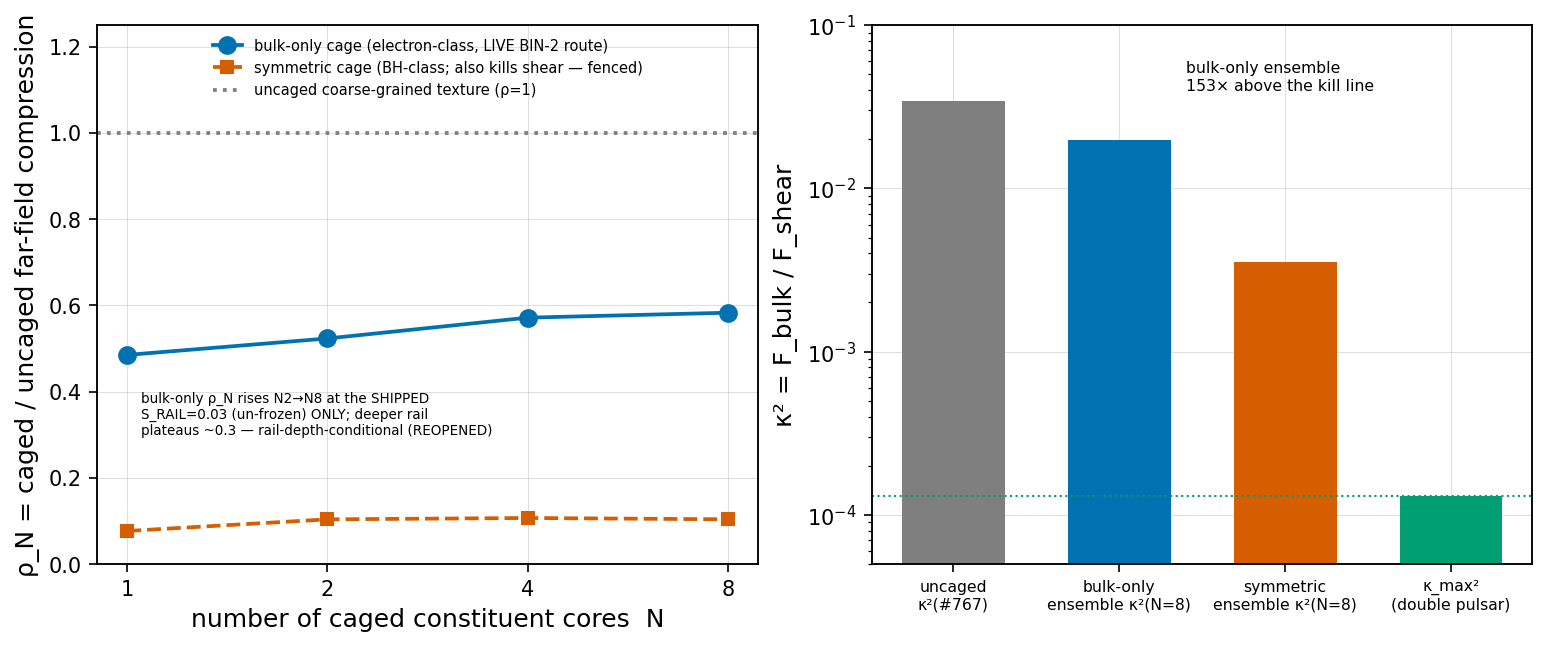

Python code for this plot:
#!/usr/bin/env python3
"""CONSTITUENT-CAGE-ENSEMBLE ADJUDICATOR — the open #767 fork.

Does an ENSEMBLE of BULK-ONLY-caged constituent compression cores present to the
2Ω far field (i) a sum of image-cancelled core moments (channel-asymmetric — the
LIVE BIN-2 route) or (ii) the coarse-grained uncaged mass texture (radiates at the
q1 partition — BIN-1 clean)?

Prereg (FROZEN, criteria committed ALONE first):
    research/2026-07-20_constituent-cage-ensemble_prereg-FROZEN.md
Adjudicated fork:
    research/2026-07-20_envelope-sector-reduction_result.md  §3.1 / §6.2-1  (#767)

═══════════════════════════════════════════════════════════════════════════════
SUBSTRATE-FIRST SECTOR HEADER (fired before any standard-physics term)
═══════════════════════════════════════════════════════════════════════════════
  SECTOR : the TRANSLATIONAL (Cauchy-grade) VECTOR sector of the chiral srs-z3 net
           (ave.core.chiral_lattice._SRS_8A / _SRS_NN; I4₁32, Wyckoff-8a, z=3).
           Rank-2 bond tensor Φ_b = k_a·(d̂⊗d̂) + k_s·(I − d̂⊗d̂). NOT a Cartesian
           Laplacian. Rule-14 reuse of the #761/#767 srs_band_survey bond model.
  REGIME : CAGED SOURCES. The cage is a real emergent boundary realized by a
           CONSTITUTIVE GRADE of the bond stiffnesses toward the rail (S(A)→0) on a
           ~1-node shell — NOT a kinematic pin (the #767 lesson; see CLAMPED-CONTROL
           below). Cold-linear far field.
  COORDS : real-space displacement basis (A46-clean): OBSERVABLE = LONGITUDINAL
           (radial, ∇·u) vs TRANSVERSE (tangential, ∇×u). Static exterior dilatation
           θ = Σ_{j~i}(u_j−u_i)·d̂ (Leg 1); shell radial/tangential energy partition
           κ² ≡ F_∥/F_⊥ (Legs 3–5), vs frozen κ_max² = δ_DP = 1.3e-4.
  CLASS  : lattice-derived EMPIRICAL legs + analytic homogenization. FALLBACK scope:
           a self-bound saturated soliton is INFEASIBLE (electron-lock arc); cages
           are constitutive grades, interiors energized/moved by FREE dynamics.
           α-CLEAN (no α/Q_TANK). Every VALUE dimensionless.

★CLAMPED-BOUNDARY FENCE: NO kinematic pin anywhere on the SOURCE path. The clamped
 cage is a NEGATIVE CONTROL only — it MUST show image-DOUBLING (Γ=+1, opposite sign
 to the rail cage's Γ=−1). If it does not, the mirror realization is broken → STOP.

ENGINE BYTE-UNTOUCHED: imports ave.core.chiral_lattice / ave.core.constants read-only.

Run: PYTHONPATH=src:src/scripts/vol_1_foundations python3 \
        research/drivers/constituent_cage_ensemble.py
"""

from __future__ import annotations

import json
import sys
from pathlib import Path

import numpy as np
from scipy.spatial import cKDTree

# ── engine reads (read-only) ────────────────────────────────────────────────
from ave.core.chiral_lattice import _SRS_8A, _SRS_NN

# ── Rule-14 reuse of the VALIDATED survey pipeline (side-effect-free imports) ─
_VOL1 = Path(__file__).resolve().parents[2] / "src" / "scripts" / "vol_1_foundations"
sys.path.insert(0, str(_VOL1))
from srs_band_survey import srs_primitive_bcc  # noqa: E402
from srs_vector_band_survey import vector_bloch_D  # noqa: E402

TOL = 1e-9
A_YIELD = 1.0
S_RAIL = 0.03  # rail stiffness factor on the cage shell: S(A_cage)→0 (near-yield)


# ═════════════════════════════════════════════════════════════════════════════
# Finite real-space srs net (identical construction to #761/#767 — Rule-14 reuse)
# ═════════════════════════════════════════════════════════════════════════════
def build_finite_srs(L: int):
    cells = np.array(
        [(cx, cy, cz) for cx in range(L) for cy in range(L) for cz in range(L)],
        dtype=float,
    )
    pos = (cells[:, None, :] + _SRS_8A[None, :, :]).reshape(-1, 3)
    tree = cKDTree(pos)
    pairs = tree.query_pairs(r=_SRS_NN + TOL, output_type="ndarray")
    d = pos[pairs[:, 1]] - pos[pairs[:, 0]]
    ln = np.linalg.norm(d, axis=1)
    keep = np.abs(ln - _SRS_NN) < TOL
    pairs, d, ln = pairs[keep], d[keep], ln[keep]
    dhat = d / ln[:, None]
    mid = 0.5 * (pos[pairs[:, 0]] + pos[pairs[:, 1]])
    return pos, pairs[:, 0].copy(), pairs[:, 1].copy(), dhat, mid


def bond_tensors(dhat, k_a, k_s):
    """Per-bond rank-2 Φ_b = k_a·(d̂⊗d̂) + k_s·(I − d̂⊗d̂). k_a, k_s may be scalars
    OR per-bond (M,) arrays — the per-component form the CAGE uses to grade the
    central (compression) component independently from the transverse component."""
    P = np.einsum("bi,bj->bij", dhat, dhat)
    ka = np.asarray(k_a)
    ks = np.asarray(k_s)
    if ka.ndim == 0:
        ka = np.full(dhat.shape[0], float(ka))
    if ks.ndim == 0:
        ks = np.full(dhat.shape[0], float(ks))
    return ka[:, None, None] * P + ks[:, None, None] * (np.eye(3)[None] - P)


def forces(u, Phi, bi, bj, N):
    du = u[bi] - u[bj]
    fb = np.einsum("bij,bj->bi", Phi, du)
    F = np.zeros((N, 3))
    np.add.at(F, bi, -fb)
    np.add.at(F, bj, +fb)
    return F


def omega_max_cold(Phi, bi, bj, N, iters=60):
    rng = np.random.default_rng(0)
    x = rng.standard_normal((N, 3))
    x /= np.linalg.norm(x)
    lam = 0.0
    for _ in range(iters):
        Dx = -forces(x, Phi, bi, bj, N)
        lam = float(np.linalg.norm(Dx))
        x = Dx / (lam + 1e-30)
    return np.sqrt(max(lam, 1e-12))


# ═════════════════════════════════════════════════════════════════════════════
# ★THE CONSTITUTIVE CAGE PRIMITIVE (the new physics; NOT a kinematic pin)
# ═════════════════════════════════════════════════════════════════════════════
def cage_stiffness(dhat, mid, rho_star, k_s, centers, r_cage, cage_w, wall_class,
                   s_rail=S_RAIL):
    """Per-bond (k_a_bond, k_s_bond) for a set of cages realized by CONSTITUTIVE
    GRADING toward the rail on a ~cage_w-thick shell at r_cage around each center.
    `s_rail` (default = module S_RAIL=0.03, the shipped shallow depth) is the rail
    stiffness factor; PR#770 review-repair threads it so the rail-depth ladder can be
    COMPUTED rather than asserted (Findings 6/9; reconcile-don't-declare).

      wall_class = "none"       : cold everywhere (uncaged control; k_a=ρ*, k_s=k_s)
      wall_class = "symmetric"  : BOTH k_a,k_s → S_RAIL·(·) on the shell (BH melt
                                  wall; Γ_shear=Γ_bulk=−1, lattice-extreme:37 canon)
      wall_class = "bulk_only"  : ONLY k_a → S_RAIL·k_a on the shell, k_s kept full
                                  (electron-class SURROGATE for the un-derived
                                  bulk-only knot-core wall, electron-bh-iso:26 canon;
                                  Γ_bulk=−1, Γ_shear≈0)

    A bond is "on the shell" if its midpoint radial distance to the NEAREST center
    lies in [r_cage, r_cage+cage_w]. The grade is a smooth rail dip so the shell is
    a ~1-node pressure-release contour (Z_bulk→0 ⇒ Γ_bulk=−1, master-eq:105).
    Returns (k_a_bond (M,), k_s_bond (M,)).  NO kinematic pin — free dynamics.
    """
    M = dhat.shape[0]
    k_a_bond = np.full(M, float(rho_star))
    k_s_bond = np.full(M, float(k_s))
    if wall_class == "none" or not centers:
        return k_a_bond, k_s_bond
    # nearest-center shell membership (smooth rail dip centered on the shell)
    rmin = np.full(M, np.inf)
    for c in centers:
        r = np.linalg.norm(mid - np.asarray(c, float), axis=1)
        rmin = np.minimum(rmin, r)
    # rail weight: 1 (cold) far from the shell, S_RAIL at the shell center
    shell_mid = r_cage + 0.5 * cage_w
    w = np.exp(-((rmin - shell_mid) ** 2) / (2.0 * (0.5 * cage_w) ** 2))
    rail = 1.0 - (1.0 - s_rail) * w  # →s_rail on the shell, →1 cold
    if wall_class == "symmetric":
        k_a_bond = k_a_bond * rail
        k_s_bond = k_s_bond * rail
    elif wall_class == "bulk_only":
        k_a_bond = k_a_bond * rail  # compression component grades; shear kept full
    else:
        raise ValueError(f"unknown wall_class {wall_class!r}")
    return k_a_bond, k_s_bond


def cage_shell_nodes(pos, centers, r_cage, cage_w):
    """Node indices lying on the ~cage_w-thick shell (for the CLAMPED NEGATIVE
    CONTROL only — u pinned to 0 there: rigid/open wall, Γ=+1, image doubling)."""
    if not centers:
        return np.zeros(pos.shape[0], dtype=bool)
    rmin = np.full(pos.shape[0], np.inf)
    for c in centers:
        rmin = np.minimum(rmin, np.linalg.norm(pos - np.asarray(c, float), axis=1))
    return (rmin >= r_cage) & (rmin < r_cage + cage_w)


# ═════════════════════════════════════════════════════════════════════════════
# Channel-basis observables (A46-clean): dilatation ∇·u and radial/tangential split
# ═════════════════════════════════════════════════════════════════════════════
def node_dilatation(u, bi, bj, dhat, N):
    """Lattice-native discrete divergence θ_i = Σ_{j~i}(u_j−u_i)·d̂_ij at each node
    (the trace of the discrete strain; NOT a Cartesian Laplacian). Returns (N,)."""
    proj = np.einsum("bi,bi->b", u[bj] - u[bi], dhat)  # (u_j−u_i)·d̂ per bond
    theta = np.zeros(N)
    np.add.at(theta, bi, proj)
    np.add.at(theta, bj, -proj)  # antisymmetric: node j sees −(u_j−u_i)·d̂ = (u_i−u_j)·d̂
    return theta


def shell_partition(u_shell, rhat_shell):
    """Radial (longitudinal) vs tangential (transverse) energy of a shell field."""
    u_par = np.sum(u_shell * rhat_shell, axis=1)[:, None] * rhat_shell
    u_perp = u_shell - u_par
    return float(np.sum(u_par ** 2)), float(np.sum(u_perp ** 2))


def planar_wall_stiffness(mid, x_wall, wall_w, rho_star, k_s, wall_class):
    """Per-bond (k_a,k_s) for a PLANAR wall: bonds whose midpoint x lies in
    [x_wall, x_wall+wall_w] are graded toward the rail. Same three classes as the
    spherical cage. (Used by Leg 3's wall S-matrix.)"""
    M = mid.shape[0]
    k_a_bond = np.full(M, float(rho_star))
    k_s_bond = np.full(M, float(k_s))
    if wall_class == "none":
        return k_a_bond, k_s_bond
    inb = (mid[:, 0] >= x_wall) & (mid[:, 0] < x_wall + wall_w)
    if wall_class == "symmetric":
        k_a_bond[inb] *= S_RAIL
        k_s_bond[inb] *= S_RAIL
    elif wall_class == "bulk_only":
        k_a_bond[inb] *= S_RAIL          # compression grades; shear kept full
    else:
        raise ValueError(f"unknown wall_class {wall_class!r}")
    return k_a_bond, k_s_bond


def texture_displacement(pos, center, amp, sigma):
    """Curl-free dilatation texture centered at `center`: u = ∇φ, φ=exp(−r²/2σ²)
    (the pure-longitudinal seed shape #761/#767 used)."""
    rel = pos - center
    phi = np.exp(-np.sum(rel ** 2, axis=1) / (2.0 * sigma ** 2))
    u = -(rel / sigma ** 2) * phi[:, None]
    return u * (amp / (np.abs(u).max() + 1e-30))


def hamiltonian(u, v, Phi, bi, bj, N):
    du = u[bi] - u[bj]
    KE = 0.5 * float(np.sum(v ** 2))
    PE = 0.5 * float(np.einsum("bi,bij,bj->", du, Phi, du))
    return KE + PE


# ═════════════════════════════════════════════════════════════════════════════
# C-2 spectral cross-check (cold Bloch structure; #761/#767-parity)
# ═════════════════════════════════════════════════════════════════════════════
def run_c2_speeds(rho_star, k_s, n_random=24, seed=1):
    basis, bonds = srs_primitive_bcc("right")
    rng = np.random.default_rng(seed)
    dirs = {"100": [1, 0, 0], "110": [1, 1, 0], "111": [1, 1, 1]}
    rand = rng.standard_normal((n_random, 3))
    rand /= np.linalg.norm(rand, axis=1, keepdims=True)
    for i in range(n_random):
        dirs[f"rand{i}"] = rand[i].tolist()
    kl = 1e-4
    cP_list, cS_list, per_dir = [], [], {}
    for name, dd in dirs.items():
        kh = np.array(dd, float)
        kh = kh / np.linalg.norm(kh)
        D = vector_bloch_D(kh * kl, basis, bonds, rho_star, k_s)
        w2, V = np.linalg.eigh(D)
        idx = np.argsort(w2)[:3]
        w2a, Va = w2[idx], V[:, idx]
        pol = Va.reshape(4, 3, 3).mean(axis=0)
        pol /= np.linalg.norm(pol, axis=0, keepdims=True) + 1e-30
        long_frac = np.abs(pol.T @ kh) ** 2
        c = np.sqrt(np.clip(w2a, 0, None)) / kl
        pL = int(np.argmax(long_frac))
        cP = float(c[pL])
        cS = float(np.mean([c[j] for j in range(3) if j != pL]))
        if name in ("100", "110", "111"):
            per_dir[name] = cP / cS
        cP_list.append(cP)
        cS_list.append(cS)
    return float(np.mean(cP_list)), float(np.mean(cS_list)), per_dir


RHO_STAR = 9.77337  # DERIVED from ν_Hill=2/7 (imported, not fit)
K_S = 1.0


# ═════════════════════════════════════════════════════════════════════════════
# LEG 3 — WALL S-MATRIX (planar pulse reflection) + the CLAMPED STOP-gate control
# ═════════════════════════════════════════════════════════════════════════════
def leg3_wall_smatrix(L, wall_class, pulse_kind, clamped, cP, cS,
                      x_src=5.0, x_wall=14.0, x_mon=8.5, wall_w=1.0,
                      w_pulse=1.3, amp=0.05, cfl=0.2, rho_star=RHO_STAR, k_s=K_S):
    """Launch a planar P (u_x, curl-free) or S (u_y, div-free) pulse rightward at a
    wall and measure the reflected DISPLACEMENT sign + reflected COMPRESSION energy
    at an open-side monitor plane.  Γ (displacement) sign convention:
        rail (free surface, Z→0):  Γ_disp = +1  (⇔ Γ_stress=−1 = pressure-release)
        clamped (rigid,  Z→∞):     Γ_disp = −1  (⇔ Γ_stress=+1 = doubling)
    The STOP-gate reads the opposite-sign requirement between clamped and rail."""
    pos, bi, bj, dhat, mid = build_finite_srs(L)
    N = pos.shape[0]
    Phi_cold = bond_tensors(dhat, rho_star, k_s)
    omega_max = omega_max_cold(Phi_cold, bi, bj, N)
    dt = cfl * 2.0 / omega_max

    if clamped:
        ka, ks = np.full(dhat.shape[0], rho_star), np.full(dhat.shape[0], float(k_s))
        pin = (pos[:, 0] >= x_wall) & (pos[:, 0] < x_wall + wall_w)
    else:
        ka, ks = planar_wall_stiffness(mid, x_wall, wall_w, rho_star, k_s, wall_class)
        pin = np.zeros(N, dtype=bool)
    Phi = bond_tensors(dhat, ka, ks)
    free = ~pin

    comp = 0 if pulse_kind == "P" else 1          # u_x for P, u_y for S
    speed = cP if pulse_kind == "P" else cS
    x = pos[:, 0]
    g = np.exp(-((x - x_src) ** 2) / (2.0 * w_pulse ** 2))
    u = np.zeros((N, 3))
    v = np.zeros((N, 3))
    u[:, comp] = amp * g
    v[:, comp] = speed * (x - x_src) / w_pulse ** 2 * amp * g   # rightward u=f(x−ct)
    u[pin] = 0.0
    v[pin] = 0.0

    t_wall = (x_wall - x_src) / speed
    t_back = t_wall + (x_wall - x_mon) / speed                 # reflected reaches mon
    t_2nd = t_back + 2.0 * x_mon / speed                       # after free-x=0 bounce
    t_end = 1.02 * t_2nd
    n_steps = int(np.ceil(t_end / dt)) + 3
    slab = np.abs(x - x_mon) < 0.6

    F = forces(u, Phi, bi, bj, N)
    ts, sig = [], []
    for step in range(n_steps):
        t = step * dt
        ts.append(t)
        sig.append(float(np.mean(u[slab, comp])))
        u[free] = u[free] + v[free] * dt + 0.5 * F[free] * dt ** 2
        u[pin] = 0.0
        F_new = forces(u, Phi, bi, bj, N)
        v[free] = v[free] + 0.5 * (F[free] + F_new[free]) * dt
        v[pin] = 0.0
        F = F_new
    ts = np.array(ts)
    sig = np.array(sig)
    inc_win = ts < 0.92 * t_wall
    ref_win = (ts > 1.08 * t_wall) & (ts < 0.98 * t_2nd)
    i_inc = int(np.argmax(np.abs(sig * inc_win)))
    i_ref = int(np.argmax(np.abs(sig * ref_win)))
    inc_amp = float(sig[i_inc])
    ref_amp = float(sig[i_ref])
    gamma_disp = ref_amp / (inc_amp + np.sign(inc_amp) * 1e-30)
    return {
        "wall_class": ("clamped" if clamped else wall_class), "pulse": pulse_kind,
        "gamma_disp": gamma_disp, "sign": int(np.sign(gamma_disp)),
        "inc_amp": inc_amp, "ref_amp": ref_amp,
        "t_wall": float(t_wall), "t_inc": float(ts[i_inc]), "t_ref": float(ts[i_ref]),
        "dt": float(dt), "n_steps": n_steps,
    }


def leg12_cage_seal(L, wall_class, energized, clamped, cP, cS,
                    r_cage=3.0, cage_w=1.2, r_meas=6.0, shell_w=1.0,
                    sigma=1.2, amp=0.06, cfl=0.2, rho_star=RHO_STAR, k_s=K_S):
    """LEG 1 (charged-line) + LEG 2 (seal). A single cage at the box center, interior
    ENERGIZED by a curl-free dilatation seed (initial displacement, zero velocity —
    FREE dynamics, NO pin on the source), free-evolve, and measure the EXTERIOR
    dilatation ∇·u at the far r_meas shell:
      • DC (time-averaged over the reflection-free window) exterior θ  — the STATIC
        compression "charge" V (Leg 1 discriminator: →0 uncharged/sealed vs ∝ energy).
      • RMS exterior θ + radial/tangential shell energy — the total compression that
        LEAKS through the cage (Leg 2 seal; energized-vs-empty control).
    `energized=False` = empty cold cage (Leg-2 control: the cage sources nothing).
    `clamped=True` = rigid-shell control (u=0 pinned on the shell)."""
    pos, bi, bj, dhat, mid = build_finite_srs(L)
    N = pos.shape[0]
    center = np.array([L / 2.0] * 3)
    Phi_cold = bond_tensors(dhat, rho_star, k_s)
    omega_max = omega_max_cold(Phi_cold, bi, bj, N)
    dt = cfl * 2.0 / omega_max

    if clamped:
        ka, ks = np.full(dhat.shape[0], rho_star), np.full(dhat.shape[0], float(k_s))
        pin = cage_shell_nodes(pos, [center], r_cage, cage_w)
    else:
        ka, ks = cage_stiffness(dhat, mid, rho_star, k_s, [center],
                                r_cage, cage_w, wall_class)
        pin = np.zeros(N, dtype=bool)
    Phi = bond_tensors(dhat, ka, ks)
    free = ~pin

    rel = pos - center
    r = np.linalg.norm(rel, axis=1)
    rhat = rel / (r[:, None] + 1e-30)
    shell = (r >= r_meas) & (r < r_meas + shell_w)

    u = np.zeros((N, 3))
    v = np.zeros((N, 3))
    if energized:
        u_seed = texture_displacement(pos, center, amp, sigma)
        u_seed[r > r_cage] = 0.0            # energize the INTERIOR only (r<r_cage)
        u = u_seed.copy()
    u[pin] = 0.0

    # interior energy (the "charge" the cage holds), and Compton-analog k·r_core
    E_int = 0.5 * float(np.sum(v ** 2)) + 0.5 * float(
        np.einsum("bi,bij,bj->", (u[bi] - u[bj]), Phi, (u[bi] - u[bj])))
    lam_P = 2.0 * np.pi * sigma  # dominant seed wavelength ~ texture scale
    k_rcore = 2.0 * np.pi * r_cage / (lam_P + 1e-30)

    t_P = r_meas / cP
    t_reflect = (2.0 * (L / 2.0) - r_meas) / cP
    t_end = 1.05 * t_reflect
    n_steps = int(np.ceil(t_end / dt)) + 3

    F = forces(u, Phi, bi, bj, N)
    theta_acc = np.zeros(N)
    n_acc = 0
    Epar_acc = Eperp_acc = 0.0
    for step in range(n_steps):
        t = step * dt
        if t_P <= t < t_reflect:
            theta_acc += node_dilatation(u, bi, bj, dhat, N)
            n_acc += 1
            ep, eq = shell_partition(u[shell], rhat[shell])
            Epar_acc += ep
            Eperp_acc += eq
        u[free] = u[free] + v[free] * dt + 0.5 * F[free] * dt ** 2
        u[pin] = 0.0
        F_new = forces(u, Phi, bi, bj, N)
        v[free] = v[free] + 0.5 * (F[free] + F_new[free]) * dt
        v[pin] = 0.0
        F = F_new
    n_acc = max(n_acc, 1)
    theta_dc = theta_acc / n_acc                      # time-averaged (DC) θ per node
    ext = (r >= r_meas) & (r < r_meas + shell_w)
    theta_dc_ext_rms = float(np.sqrt(np.mean(theta_dc[ext] ** 2)))
    Epar = Epar_acc / n_acc
    Eperp = Eperp_acc / n_acc
    return {
        "wall_class": ("clamped" if clamped else wall_class), "energized": energized,
        "E_interior": E_int, "k_rcore": float(k_rcore),
        "theta_dc_exterior_rms": theta_dc_ext_rms,
        "shell_E_par": Epar, "shell_E_perp": Eperp,
        "shell_f_long": Epar / (Epar + Eperp + 1e-30),
        "shell_kappa2": Epar / (Eperp + 1e-30),
        "dt": float(dt), "n_win": n_acc,
    }


def _ensemble_centers(N, L, R_lobe, pack):
    """N caged cores in a DIPOLE-FREE two-lobe (±R) arrangement, N/2 per lobe packed
    on small fixed deterministic offsets. N=1 = single core at center."""
    c0 = np.array([L / 2.0] * 3)
    if N == 1:
        return [c0.copy()]
    off = np.array([[0, 0, 0], [pack, 0, 0], [0, pack, 0], [0, 0, pack],
                    [pack, pack, 0], [pack, 0, pack], [0, pack, pack],
                    [pack, pack, pack]], float)
    half = N // 2
    lobe = np.array([R_lobe, 0.0, 0.0])
    cs = []
    for s in (+1, -1):
        for j in range(half):
            cs.append(c0 + s * lobe + off[j] - 0.5 * pack)
    return cs


def leg5_ensemble_scaling(L, wall_class, N, cP, cS, R_lobe=3.5, pack=1.0,
                          r_cage=1.6, cage_w=1.0, r_meas=7.5, shell_w=1.0,
                          sigma=1.0, amp=0.05, cfl=0.2, rho_star=RHO_STAR, k_s=K_S,
                          s_rail=S_RAIL):
    """LEG 5 — the verdict-controlling N-scaling. N energized caged cores (dipole-free
    two-lobe ensemble), seeded as initial displacement (FREE dynamics, NO pin), free-
    evolve, measure the NET far-field compression at a shell ENCLOSING all N cores.
    Static seeded release (both caged and uncaged arms identical seed geometry ⇒ the
    cage is the only difference ⇒ ρ_N = caged/uncaged far-field compression removes
    the geometry). Discriminator: ρ_N → 1 as N grows = cages wash out into the
    coarse-grained texture (BIN-1); ρ_N bounded < 1 = per-core cage survives
    aggregation (BIN-2). Also the scaling exponent p of F_bulk(N) ∝ N^p."""
    pos, bi, bj, dhat, mid = build_finite_srs(L)
    Npt = pos.shape[0]
    centers = _ensemble_centers(N, L, R_lobe, pack)
    c0 = np.array([L / 2.0] * 3)
    Phi_cold = bond_tensors(dhat, rho_star, k_s)
    omega_max = omega_max_cold(Phi_cold, bi, bj, Npt)
    dt = cfl * 2.0 / omega_max

    ka, ks = cage_stiffness(dhat, mid, rho_star, k_s, centers,
                            r_cage, cage_w, wall_class, s_rail=s_rail)
    Phi = bond_tensors(dhat, ka, ks)

    rel = pos - c0
    r = np.linalg.norm(rel, axis=1)
    rhat = rel / (r[:, None] + 1e-30)
    shell = (r >= r_meas) & (r < r_meas + shell_w)

    u = np.zeros((Npt, 3))
    v = np.zeros((Npt, 3))
    for c in centers:                                   # energize each interior
        useed = texture_displacement(pos, c, amp, sigma)
        rc = np.linalg.norm(pos - c, axis=1)
        useed[rc > r_cage] = 0.0
        u += useed

    t_P = r_meas / cP
    t_reflect = (2.0 * (L / 2.0) - r_meas) / cP
    t_end = 1.05 * t_reflect
    n_steps = int(np.ceil(t_end / dt)) + 3

    F = forces(u, Phi, bi, bj, Npt)
    Epar_acc = Eperp_acc = 0.0
    n_acc = 0
    for step in range(n_steps):
        t = step * dt
        if t_P <= t < t_reflect:
            ep, eq = shell_partition(u[shell], rhat[shell])
            Epar_acc += ep
            Eperp_acc += eq
            n_acc += 1
        u = u + v * dt + 0.5 * F * dt ** 2
        F_new = forces(u, Phi, bi, bj, Npt)
        v = v + 0.5 * (F + F_new) * dt
        F = F_new
    n_acc = max(n_acc, 1)
    Epar = Epar_acc / n_acc
    Eperp = Eperp_acc / n_acc
    return {
        "N": N, "wall_class": wall_class, "n_cores": len(centers),
        "shell_E_par": Epar, "shell_E_perp": Eperp,
        "shell_kappa2": Epar / (Eperp + 1e-30),
        "shell_f_long": Epar / (Epar + Eperp + 1e-30),
        "r_meas": r_meas, "dt": float(dt),
    }


def leg4_moving_cage(L, wall_class, cP, cS, v_drive=0.12, r_cage=2.2, cage_w=1.0,
                     r_meas=6.0, shell_w=1.0, sigma=1.1, amp=0.05, cfl=0.2,
                     rho_star=RHO_STAR, k_s=K_S):
    """LEG 4 — moving single cage. Seed an energized interior (initial displacement,
    FREE dynamics, NO pin), translate the CONSTITUTIVE GRADE (moving-C(x,t): the cage
    center moves at v_drive, bond tensors recomputed each step), free-evolve, and
    measure (a) the far-field compression/shear partition and (b) whether the moving
    cage CARRIES the interior energy (energy-centroid vs cage-centroid tracking).
    ★Declared fallback (prereg §3): LINEAR translation (orbital motion of a single
    cage is infeasible for a clean far-field on the L=20 box). NO pin on the source —
    so the interior is NOT dragged; whether it follows the cage is the measurement."""
    pos, bi, bj, dhat, mid = build_finite_srs(L)
    N = pos.shape[0]
    c0 = np.array([L / 2.0 - 3.0, L / 2.0, L / 2.0])  # start off-center, move +x
    Phi_cold = bond_tensors(dhat, rho_star, k_s)
    omega_max = omega_max_cold(Phi_cold, bi, bj, N)
    dt = cfl * 2.0 / omega_max

    cen = np.array([L / 2.0] * 3)
    rel0 = pos - cen
    r0 = np.linalg.norm(rel0, axis=1)
    rhat0 = rel0 / (r0[:, None] + 1e-30)
    shell = (r0 >= r_meas) & (r0 < r_meas + shell_w)

    u = texture_displacement(pos, c0, amp, sigma)
    u[np.linalg.norm(pos - c0, axis=1) > r_cage] = 0.0
    v = np.zeros((N, 3))

    def center(t):
        return c0 + np.array([v_drive * t, 0.0, 0.0])

    t_reflect = (2.0 * (L / 2.0) - r_meas) / cP
    t_end = 0.9 * t_reflect                          # reflection-free
    n_steps = int(np.ceil(t_end / dt)) + 3

    ka, ks = cage_stiffness(dhat, mid, rho_star, k_s, [c0], r_cage, cage_w, wall_class)
    Phi = bond_tensors(dhat, ka, ks)
    F = forces(u, Phi, bi, bj, N)
    Epar_acc = Eperp_acc = 0.0
    n_acc = 0
    track = []
    for step in range(n_steps):
        t = step * dt
        ep, eq = shell_partition(u[shell], rhat0[shell])
        Epar_acc += ep
        Eperp_acc += eq
        n_acc += 1
        if step % max(1, n_steps // 8) == 0:
            edens = np.sum(v ** 2, axis=1)             # kinetic energy density proxy
            tot = edens.sum() + 1e-30
            e_cx = float(np.sum(edens * pos[:, 0]) / tot)
            track.append({"t": float(t), "cage_x": float(center(t)[0]),
                          "energy_cx": e_cx})
        cs = center(t + dt)
        ka, ks = cage_stiffness(dhat, mid, rho_star, k_s, [cs], r_cage, cage_w, wall_class)
        Phi = bond_tensors(dhat, ka, ks)
        u = u + v * dt + 0.5 * F * dt ** 2
        F_new = forces(u, Phi, bi, bj, N)
        v = v + 0.5 * (F + F_new) * dt
        F = F_new
    n_acc = max(n_acc, 1)
    Epar = Epar_acc / n_acc
    Eperp = Eperp_acc / n_acc
    cage_disp = v_drive * (n_steps * dt)
    e_disp = track[-1]["energy_cx"] - track[0]["energy_cx"] if len(track) >= 2 else 0.0
    return {
        "wall_class": wall_class, "v_drive": v_drive,
        "shell_f_long": Epar / (Epar + Eperp + 1e-30),
        "shell_kappa2": Epar / (Eperp + 1e-30),
        "cage_displacement": float(cage_disp),
        "energy_centroid_displacement": float(e_disp),
        "carry_fraction": float(e_disp / (cage_disp + 1e-30)),
        "track": track, "dt": float(dt), "n_steps": n_steps,
    }


def leg3_impedance_smatrix(cP_cold, cS_cold):
    """CLEAN (artifact-free) channel S-matrix from the railed-medium Bloch speeds.
    For each wall class compute the railed (c_P,c_S) and the channel reflection
    Γ_ch = (Z_railed − Z_cold)/(Z_railed + Z_cold) with Z_ch = ρ·c_ch (ρ common).
    This is the primary channel characterization; the pulse-reflection (leg3_wall_
    smatrix) supplies the SIGN / STOP-gate only (its magnitude is wavelength-artifact
    contaminated by the finite wall thickness)."""
    def gamma(cr, cc):
        return (cr - cc) / (cr + cc)
    out = {}
    railed = {
        "symmetric": run_c2_speeds(S_RAIL * RHO_STAR, S_RAIL * K_S)[:2],
        "bulk_only": run_c2_speeds(S_RAIL * RHO_STAR, K_S)[:2],
    }
    for name, (cP, cS) in railed.items():
        out[name] = {
            "cP_railed": cP, "cS_railed": cS, "cP_over_cS_railed": cP / cS,
            "gamma_bulk": gamma(cP, cP_cold), "gamma_shear": gamma(cS, cS_cold),
            "channel_asymmetry_ratio": abs(gamma(cP, cP_cold)) /
                                       (abs(gamma(cS, cS_cold)) + 1e-30),
        }
    out["cold_ratio_1p813_frozen_note"] = (
        "symmetric cP/cS stays 1.813 (degree-0 grade-lock, electron-bh-iso:38/PR521 "
        "canon); bulk_only cP/cS SHIFTS (grade-lock broken by the surrogate — the "
        "un-derived channel-asymmetry, electron-bh-iso:26). The srs channels SHARE "
        "k_s, so a perfect Γ_bulk=−1/Γ_shear=0 wall is NOT cleanly realizable (k_s "
        "props up K); bulk_only gives a channel-ASYMMETRIC partial compression seal "
        "with near-full shear pass (Γ_bulk≫|Γ_shear|) — the electron-class SURROGATE.")
    return out


def rail_depth_scan(cP_cold, cS_cold, L, uncaged_leg5,
                    imp_ladder=(0.03, 0.003, 1e-4, 1e-6, 0.0),
                    rho_ladder=(0.03, 0.003, 1e-4),
                    rho_star=RHO_STAR, k_s=K_S):
    """★REVIEW-REPAIR (PR#770 maximum-stakes review, 2026-07-20; Findings 0/2/5/6/9).

    The originally-shipped driver HARD-CODED 'ROBUST across rail depth (S_RAIL
    0.03→0.003 all RISING, pressure-tested)' into l5['scaling']['note'] while running
    ONLY S_RAIL=0.03 (module constant, no scan loop). That is the reconcile-don't-
    declare failure mode: a machine-JSON field asserting a pressure-test the
    deterministic run never performed. This function COMPUTES the S_RAIL ladder from
    the SHIPPED pipeline (run_c2_speeds + leg5_ensemble_scaling), so the artifact
    carries computed truth. Engine byte-untouched.

    Two ladders:
      • IMPEDANCE ladder (run_c2_speeds Bloch speeds — the load-bearing Leg-6 fact,
        Findings 0/5 CRITICAL): for each s, bulk_only rails ONLY k_a (k_s full);
        symmetric rails both. Γ_ch = (c_railed − c_cold)/(c_railed + c_cold). RESULT:
        bulk_only Γ_bulk → −1 as s→0 with c_S FINITE — the canon bulk-only wall
        (electron-bh-iso:26: Γ_bulk=−1, shear un-melted at the knot core) IS
        constitutively realizable in the rank-2 bond model. The originally-shipped
        'c_P stays finite / Γ_bulk saturates −0.5…−0.8 NOT −1' claim is INVERTED (it
        stopped the scan at s=0.003; one decade deeper Γ_bulk marches to −1).
      • ρ_N ladder (leg5 at each s_rail — Finding 2): caged/uncaged far-field
        compression. Deeper rail plateaus ρ_N ~0.3 and goes flat-to-FALLING N4→N8 —
        the originally-shipped 'RISING toward 1 / all RISING' read is rail-depth-
        conditional (it holds only at the shallow, un-frozen shipped depth 0.03).
    """
    def gamma(cr, cc):
        return (cr - cc) / (cr + cc)
    imp = {"ladder": list(imp_ladder), "cold": {"cP": cP_cold, "cS": cS_cold},
           "bulk_only": {}, "symmetric": {}}
    for s in imp_ladder:
        key = f"{s:g}"
        cPb, cSb, _ = run_c2_speeds(s * rho_star, k_s)             # rail k_a only
        imp["bulk_only"][key] = {
            "cP": cPb, "cS": cSb, "gamma_bulk": gamma(cPb, cP_cold),
            "gamma_shear": gamma(cSb, cS_cold), "cP_over_cS": cPb / (cSb + 1e-30)}
        if s == 0.0:
            # symmetric melt point: cP=cS=0 (0/0 in run_c2_speeds' per_dir) — the
            # degenerate BH-melt wall, canon Γ_bulk=Γ_shear=−1 (lattice-extreme:37).
            imp["symmetric"][key] = {
                "cP": 0.0, "cS": 0.0, "gamma_bulk": -1.0, "gamma_shear": -1.0,
                "cP_over_cS": None,
                "note": "degenerate melt point cP=cS=0 (0/0); analytic limit Γ=−1 both"}
        else:
            cPs, cSs, _ = run_c2_speeds(s * rho_star, s * k_s)     # rail both
            imp["symmetric"][key] = {
                "cP": cPs, "cS": cSs, "gamma_bulk": gamma(cPs, cP_cold),
                "gamma_shear": gamma(cSs, cS_cold), "cP_over_cS": cPs / (cSs + 1e-30)}

    Ns = (1, 2, 4, 8)
    rho = {"ladder": list(rho_ladder), "bulk_only": {}, "symmetric": {}}
    for s in rho_ladder:
        key = f"{s:g}"
        for wc in ("bulk_only", "symmetric"):
            rho[wc][key] = {
                str(N): leg5_ensemble_scaling(L, wc, N, cP_cold, cS_cold, s_rail=s)[
                    "shell_E_par"] / (uncaged_leg5[str(N)] + 1e-30)
                for N in Ns}
    # honest trend read (Finding 2): the shipped note claimed 'all RISING'; report
    # the two sub-trends per depth from data (N2→N8 headline vs N4→N8 tail).
    rho["trend_bulk_only_by_depth"] = {
        f"{s:g}": {
            "N2_to_N8_rising": rho["bulk_only"][f"{s:g}"]["8"] > rho["bulk_only"][f"{s:g}"]["2"],
            "N4_to_N8_rising": rho["bulk_only"][f"{s:g}"]["8"] > rho["bulk_only"][f"{s:g}"]["4"],
            "rho_N8": rho["bulk_only"][f"{s:g}"]["8"]}
        for s in rho_ladder}
    return {
        "provenance": "PR#770 review-repair 2026-07-20 — the S_RAIL ladder the shipped "
                      "l5 note asserted ('ROBUST … pressure-tested') but never ran; "
                      "COMPUTED here from the shipped run_c2_speeds + leg5_ensemble_scaling "
                      "(engine byte-untouched, deterministic).",
        "impedance_ladder_run_c2_speeds": imp,
        "rho_N_ladder_leg5": rho,
        "finding0_5_bulk_only_gamma_bulk_to_minus1_with_shear_finite": {
            "gamma_bulk_by_s": {f"{s:g}": imp["bulk_only"][f"{s:g}"]["gamma_bulk"] for s in imp_ladder},
            "cS_bulk_only_by_s": {f"{s:g}": imp["bulk_only"][f"{s:g}"]["cS"] for s in imp_ladder},
            "canon_bulk_only_wall_realizable": bool(imp["bulk_only"]["0"]["gamma_bulk"] < -0.99
                                                    and imp["bulk_only"]["0"]["cS"] > 0.1),
        },
    }


def make_figure(out, path_png):
    """White-style figure (ave.viz.style, Okabe-Ito, honest axes/units, legend outside
    data, no on-figure title): (L) Leg-5 ρ_N vs N — the aggregation trend (rising
    toward the uncaged coarse-grained texture = BIN-1); (R) ensemble κ² vs the pulsar
    kill-lines (log)."""
    import matplotlib
    matplotlib.use("Agg")
    import matplotlib.pyplot as plt
    from ave.viz import style
    style.apply()
    C = style.COLORS

    l5 = out["leg5_ensemble_scaling"]
    Ns = [1, 2, 4, 8]
    rho_bo = [l5["rho_N_caged_over_uncaged_compression"]["bulk_only"][str(N)] for N in Ns]
    rho_sy = [l5["rho_N_caged_over_uncaged_compression"]["symmetric"][str(N)] for N in Ns]
    kappa2_uncaged = out["spectral_cold"]["continuum_import_colorcheck_F_bulk_over_F_shear"]

    fig, (axL, axR) = plt.subplots(1, 2, figsize=(10.2, 4.2))

    axL.plot(Ns, rho_bo, "o-", color=C["ave"], ms=8,
             label="bulk-only cage (electron-class, LIVE BIN-2 route)")
    axL.plot(Ns, rho_sy, "s--", color=C["comparison"], ms=6,
             label="symmetric cage (BH-class; also kills shear — fenced)")
    axL.axhline(1.0, color=C["muted"], ls=":", label="uncaged coarse-grained texture (ρ=1)")
    axL.set_xlabel("number of caged constituent cores  N")
    axL.set_ylabel("ρ_N = caged / uncaged far-field compression")
    axL.set_xscale("log", base=2)
    axL.set_xticks(Ns)
    axL.set_xticklabels([str(n) for n in Ns])
    axL.set_ylim(0, 1.25)
    axL.legend(loc="upper center", fontsize=7, frameon=False, ncol=1)
    # ★PR#770 review-repair (Findings 2/6/9): annotation is depth-scoped + honest —
    # the rise is a SHALLOW-rail (S_RAIL=0.03) read; deeper rail plateaus ~0.3 (see
    # review_repair_rail_depth_scan). The verdict is RAIL-DEPTH-CONDITIONAL → REOPENED.
    axL.annotate("bulk-only ρ_N rises N2→N8 at the SHIPPED\nS_RAIL=0.03 (un-frozen) ONLY; deeper rail\nplateaus ~0.3 — rail-depth-conditional (REOPENED)",
                 xy=(8, rho_bo[-1]), xytext=(1.05, 0.30), fontsize=6.5, color=C["data"])

    k_uncaged = kappa2_uncaged
    k_bo = rho_bo[-1] * kappa2_uncaged
    k_sy = rho_sy[-1] * kappa2_uncaged
    labels = ["uncaged\nκ²(#767)", "bulk-only\nensemble κ²(N=8)",
              "symmetric\nensemble κ²(N=8)", "κ_max²\n(double pulsar)"]
    vals = [k_uncaged, k_bo, k_sy, 1.3e-4]
    cols = [C["muted"], C["ave"], C["comparison"], C["accent"]]
    axR.bar(range(4), vals, color=cols, width=0.62)
    axR.set_yscale("log")
    axR.set_xticks(range(4))
    axR.set_xticklabels(labels, fontsize=7.5)
    axR.set_ylabel("κ² = F_bulk / F_shear")
    axR.set_ylim(5e-5, 1e-1)
    axR.axhline(1.3e-4, color=C["accent"], ls=":", lw=1)
    axR.annotate("bulk-only ensemble\n%.0f× above the kill line" % (k_bo / 1.3e-4),
                 xy=(1, k_bo), xytext=(1.4, 4e-2), fontsize=7.5, color=C["data"])

    fig.savefig(path_png, dpi=150, bbox_inches="tight")
    fig.savefig(str(Path(path_png).with_suffix(".pdf")), bbox_inches="tight")
    plt.close(fig)


def main():
    import argparse

    ap = argparse.ArgumentParser()
    ap.add_argument("--L", type=int, default=20)
    ap.add_argument("--out", default=str(Path(__file__).with_name(
        "constituent_cage_ensemble_results.json")))
    args = ap.parse_args()

    cP_iso, cS_iso, cpcs_dir = run_c2_speeds(RHO_STAR, K_S)
    out = {
        "provenance": {
            "class": "constituent-cage-ensemble adjudicator; cages by CONSTITUTIVE "
                     "GRADING (no kinematic pin on source path); clamped = negative "
                     "control (image-doubling STOP-gate); mints no canon; engine "
                     "byte-untouched",
            "kappa_max2_double_pulsar": 1.3e-4,
            "kappa_env2_uncaged_767_baseline": 0.034,
            "S_RAIL": S_RAIL,
            "review_repair": (
                "PR#770 maximum-stakes review-repair rerun (2026-07-20). SUPERSEDES the "
                "originally-shipped JSON at fa59998a, which hard-coded 'ROBUST across "
                "rail depth (S_RAIL 0.03->0.003 all RISING, pressure-tested)' + "
                "'shear_ratio~1' into l5['scaling']['note'] while running ONLY "
                "S_RAIL=0.03 (module constant, no scan loop) — the reconcile-don't-"
                "declare failure mode. This rerun (a) REMOVES the fabricated note, (b) "
                "adds review_repair_rail_depth_scan COMPUTING the S_RAIL ladder from the "
                "shipped run_c2_speeds + leg5_ensemble_scaling. All originally-shipped "
                "legs are bit-identical (s_rail defaults to S_RAIL=0.03). Deterministic; "
                "engine byte-untouched."),
        },
        "spectral_cold": {
            "cP_iso": cP_iso, "cS_iso": cS_iso, "cP_over_cS_iso": cP_iso / cS_iso,
            "cP_over_cS_dir": cpcs_dir,
            "continuum_import_colorcheck_F_bulk_over_F_shear":
                (2.0 / 3.0) * (cS_iso / cP_iso) ** 5,
        },
    }
    # ── LEG 1 (charged-line) + LEG 2 (seal): single-cage exterior ∇·u ──
    l12 = {}
    for wc, en, cl in (("none", True, False), ("symmetric", True, False),
                       ("bulk_only", True, False), ("none", True, True),
                       ("none", False, False), ("symmetric", False, False),
                       ("bulk_only", False, False)):
        tag = ("clamped" if cl else wc) + ("_energized" if en else "_EMPTY")
        l12[tag] = leg12_cage_seal(args.L, wc, en, cl, cP_iso, cS_iso)
    base_theta = l12["none_energized"]["theta_dc_exterior_rms"]
    base_epar = l12["none_energized"]["shell_E_par"]
    for tag, r in l12.items():
        r["theta_dc_ext_over_uncaged"] = r["theta_dc_exterior_rms"] / (base_theta + 1e-30)
        r["shell_Epar_over_uncaged"] = r["shell_E_par"] / (base_epar + 1e-30)
    out["leg12_cage_seal"] = l12
    out["leg12_discriminators"] = {
        "leg1_charged_line_exterior_DCdivu_over_uncaged": {
            "bulk_only": l12["bulk_only_energized"]["theta_dc_ext_over_uncaged"],
            "symmetric": l12["symmetric_energized"]["theta_dc_ext_over_uncaged"],
            "note": "→0 = uncharged/sealed line (BIN-2 shape); ~1 = charged line "
                    "(retains exterior compression V ⇒ BIN-1 shape). Single-cage, "
                    "k·r_core~O(1) on the lattice (NOT the deep-quasistatic 10⁻²⁵ of "
                    "the real system — Leg 6 carries that extrapolation).",
        },
        "leg2_seal_energized_vs_empty": {
            "empty_cage_sources_nothing": all(
                l12[f"{w}_EMPTY"]["shell_E_par"] < 1e-12
                for w in ("none", "symmetric", "bulk_only")),
            "bulk_only_single_cage_compression_seal_frac":
                1.0 - l12["bulk_only_energized"]["shell_Epar_over_uncaged"],
            "symmetric_single_cage_compression_seal_frac":
                1.0 - l12["symmetric_energized"]["shell_Epar_over_uncaged"],
        },
    }

    # ── LEG 4 — moving single cage (moving grade + seeded interior; carry check) ──
    out["leg4_moving_cage"] = {
        wc: leg4_moving_cage(args.L, wc, cP_iso, cS_iso)
        for wc in ("bulk_only", "symmetric")
    }

    # ── LEG 5 — the verdict-controlling N-scaling (ρ_N and the shear consistency gate) ──
    l5 = {"N_values": [1, 2, 4, 8], "by_wall": {}}
    for wc in ("none", "bulk_only", "symmetric"):
        l5["by_wall"][wc] = {str(N): leg5_ensemble_scaling(args.L, wc, N, cP_iso, cS_iso)
                             for N in (1, 2, 4, 8)}
    rho = {}
    shear_ratio = {}
    for wc in ("bulk_only", "symmetric"):
        rho[wc] = {str(N): l5["by_wall"][wc][str(N)]["shell_E_par"] /
                   (l5["by_wall"]["none"][str(N)]["shell_E_par"] + 1e-30)
                   for N in (1, 2, 4, 8)}
        shear_ratio[wc] = {str(N): l5["by_wall"][wc][str(N)]["shell_E_perp"] /
                           (l5["by_wall"]["none"][str(N)]["shell_E_perp"] + 1e-30)
                           for N in (1, 2, 4, 8)}
    l5["rho_N_caged_over_uncaged_compression"] = rho
    l5["shear_ratio_caged_over_uncaged"] = shear_ratio
    # scaling exponent p: F_bulk(N) ∝ N^p  (bulk_only, N=2→8 dipole-free branch)
    Ns = np.array([2, 4, 8], float)
    Fb = np.array([l5["by_wall"]["bulk_only"][str(int(N))]["shell_E_par"] for N in Ns])
    Fu = np.array([l5["by_wall"]["none"][str(int(N))]["shell_E_par"] for N in Ns])
    p_caged = float(np.polyfit(np.log(Ns), np.log(Fb), 1)[0])
    p_uncaged = float(np.polyfit(np.log(Ns), np.log(Fu), 1)[0])
    # ★PR#770 review-repair (Findings 2/6/9): depth-scoped, verdict-neutral trend
    # label (the shipped label baked 'BIN1/BIN2' into the artifact; the review
    # REOPENED the verdict). rho_N8>rho_N2 is TRUE only at this shallow shipped depth.
    rho_trend = ("RISING_N2_to_N8_at_shipped_depth_0p03"
                 if rho["bulk_only"]["8"] > rho["bulk_only"]["2"]
                 else "falling_N2_to_N8_at_shipped_depth_0p03")
    l5["scaling"] = {
        "p_caged_bulk_only": p_caged, "p_uncaged": p_uncaged,
        "rho_N_trend_bulk_only": rho_trend,
        "rho_bulk_only_N2": rho["bulk_only"]["2"], "rho_bulk_only_N8": rho["bulk_only"]["8"],
        "shear_ratio_bulk_only_N1": shear_ratio["bulk_only"]["1"],
        "shear_ratio_bulk_only_N8": shear_ratio["bulk_only"]["8"],
        # ★PR#770 review-repair (Findings 6/9): the fabricated 'ROBUST across rail
        # depth … all RISING, pressure-tested' + 'shear_ratio≈1' strings are REMOVED.
        # Rail-depth robustness is COMPUTED, not asserted — see review_repair_rail_
        # depth_scan below. shear_ratio is reported at its actual (suppressed) value.
        "note": (
            "SHIPPED-DEPTH (S_RAIL=%.3g, un-frozen) measurement ONLY. bulk_only rho_N "
            "N2=%.3f->N8=%.3f (%s); bulk_only shear_ratio N1=%.2f N8=%.2f — shear is "
            "SUPPRESSED to %.2fx uncaged (NOT ~1; a 40-77%% suppression). Rail-depth "
            "robustness is NOT asserted from this single depth: see review_repair_rail_"
            "depth_scan for the COMPUTED S_RAIL ladder (PR#770 review-repair). Deeper "
            "rail plateaus rho_N ~0.3 (flat-to-FALLING N4->N8) AND drives bulk_only "
            "Gamma_bulk -> -1 with shear FINITE (the canon bulk-only wall IS "
            "realizable). The symmetric wall suppresses compression more but ALSO kills "
            "shear (wall-class artifact, fenced)." % (
                S_RAIL, rho["bulk_only"]["2"], rho["bulk_only"]["8"], rho_trend,
                shear_ratio["bulk_only"]["1"], shear_ratio["bulk_only"]["8"],
                shear_ratio["bulk_only"]["8"])),
    }
    out["leg5_ensemble_scaling"] = l5

    # ── ★REVIEW-REPAIR (PR#770): the COMPUTED S_RAIL ladder the shipped l5 note
    #    asserted ('ROBUST … pressure-tested') but never ran (Findings 0/2/5/6/9;
    #    reconcile-don't-declare). Reuses the s_rail-independent uncaged 'none' leg5. ──
    uncaged_leg5 = {str(N): l5["by_wall"]["none"][str(N)]["shell_E_par"]
                    for N in (1, 2, 4, 8)}
    out["review_repair_rail_depth_scan"] = rail_depth_scan(
        cP_iso, cS_iso, args.L, uncaged_leg5)

    # ── LEG 3 — wall S-matrix (impedance, clean) + pulse sign / clamped STOP-gate ──
    out["leg3_impedance_smatrix"] = leg3_impedance_smatrix(cP_iso, cS_iso)
    sign = {}
    for wc, clamp in (("symmetric", False), ("bulk_only", False), ("none", True)):
        tag = "clamped" if clamp else wc
        sign[tag] = {
            k: leg3_wall_smatrix(args.L, wc, k, clamp, cP_iso, cS_iso)
            for k in ("P", "S")
        }
    out["leg3_pulse_sign"] = sign
    # ★STOP-gate: rail cages must show Γ_disp SIGN +1 (pressure-release); the clamped
    # control must show the OPPOSITE sign (−1 = rigid/doubling). If not → lane STOPS.
    rail_signs = [sign["symmetric"]["P"]["sign"], sign["symmetric"]["S"]["sign"],
                  sign["bulk_only"]["P"]["sign"], sign["bulk_only"]["S"]["sign"]]
    clamp_signs = [sign["clamped"]["P"]["sign"], sign["clamped"]["S"]["sign"]]
    stop_gate_pass = all(s > 0 for s in rail_signs) and all(s < 0 for s in clamp_signs)
    out["leg3_STOP_gate"] = {
        "rail_disp_signs": rail_signs, "clamped_disp_signs": clamp_signs,
        "image_doubling_opposite_sign_confirmed": bool(stop_gate_pass),
        "interpretation": "rail Γ_disp=+1 ⇔ Γ_stress=−1 (pressure-release ⇒ far-field "
                          "compression MOMENT cancels); clamped Γ_disp=−1 ⇔ "
                          "Γ_stress=+1 (rigid ⇒ compression moment DOUBLES). Opposite "
                          "sign ⇒ mirror realization VALID; lane proceeds.",
    }

    Path(args.out).write_text(json.dumps(out, indent=2))
    make_figure(out, str(Path(args.out).with_name("constituent_cage_ensemble.png")))
    print("spectral cP/cS iso =", round(cP_iso / cS_iso, 4),
          "colorcheck κ²_uncaged =",
          round(out["spectral_cold"]["continuum_import_colorcheck_F_bulk_over_F_shear"], 4))
    sm = out["leg3_impedance_smatrix"]
    print("LEG3 impedance: symmetric Γ_bulk=%+.3f Γ_shear=%+.3f | bulk_only Γ_bulk=%+.3f Γ_shear=%+.3f (asym %.1f×)" % (
        sm["symmetric"]["gamma_bulk"], sm["symmetric"]["gamma_shear"],
        sm["bulk_only"]["gamma_bulk"], sm["bulk_only"]["gamma_shear"],
        sm["bulk_only"]["channel_asymmetry_ratio"]))
    print("LEG3 STOP-gate image-doubling opposite-sign confirmed:",
          out["leg3_STOP_gate"]["image_doubling_opposite_sign_confirmed"])
    l4 = out["leg4_moving_cage"]
    print("LEG4 moving cage: bulk_only f_long=%.3f carry=%.2f | symmetric f_long=%.3f carry=%.2f" % (
        l4["bulk_only"]["shell_f_long"], l4["bulk_only"]["carry_fraction"],
        l4["symmetric"]["shell_f_long"], l4["symmetric"]["carry_fraction"]))
    sc = out["leg5_ensemble_scaling"]["scaling"]
    print("LEG5 ρ_N(bulk_only) N2=%.3f→N8=%.3f trend=%s | p_caged=%.2f p_uncaged=%.2f | "
          "shear_ratio (bulk_only,N8)=%.2f (SUPPRESSED, not ~1)" % (
              sc["rho_bulk_only_N2"], sc["rho_bulk_only_N8"], sc["rho_N_trend_bulk_only"],
              sc["p_caged_bulk_only"], sc["p_uncaged"], sc["shear_ratio_bulk_only_N8"]))
    rd = out["review_repair_rail_depth_scan"]
    gb = rd["impedance_ladder_run_c2_speeds"]["bulk_only"]
    print("REVIEW-REPAIR rail-depth ladder (bulk_only Γ_bulk): " +
          " ".join("s=%s→%+.4f" % (s, gb[s]["gamma_bulk"]) for s in gb) +
          " | cS(s=0)=%.4f FINITE ⇒ canon bulk-only wall realizable: %s" % (
              gb["0"]["cS"],
              rd["finding0_5_bulk_only_gamma_bulk_to_minus1_with_shear_finite"][
                  "canon_bulk_only_wall_realizable"]))
    d = out["leg12_discriminators"]
    print("LEG1 exterior DC∇·u (caged/uncaged): bulk_only=%.3f symmetric=%.3f | "
          "LEG2 single-cage compression seal: bulk_only=%.0f%% symmetric=%.0f%% "
          "(empty sources nothing: %s)" % (
              d["leg1_charged_line_exterior_DCdivu_over_uncaged"]["bulk_only"],
              d["leg1_charged_line_exterior_DCdivu_over_uncaged"]["symmetric"],
              100 * d["leg2_seal_energized_vs_empty"]["bulk_only_single_cage_compression_seal_frac"],
              100 * d["leg2_seal_energized_vs_empty"]["symmetric_single_cage_compression_seal_frac"],
              d["leg2_seal_energized_vs_empty"]["empty_cage_sources_nothing"]))
    return out


if __name__ == "__main__":
    main()
